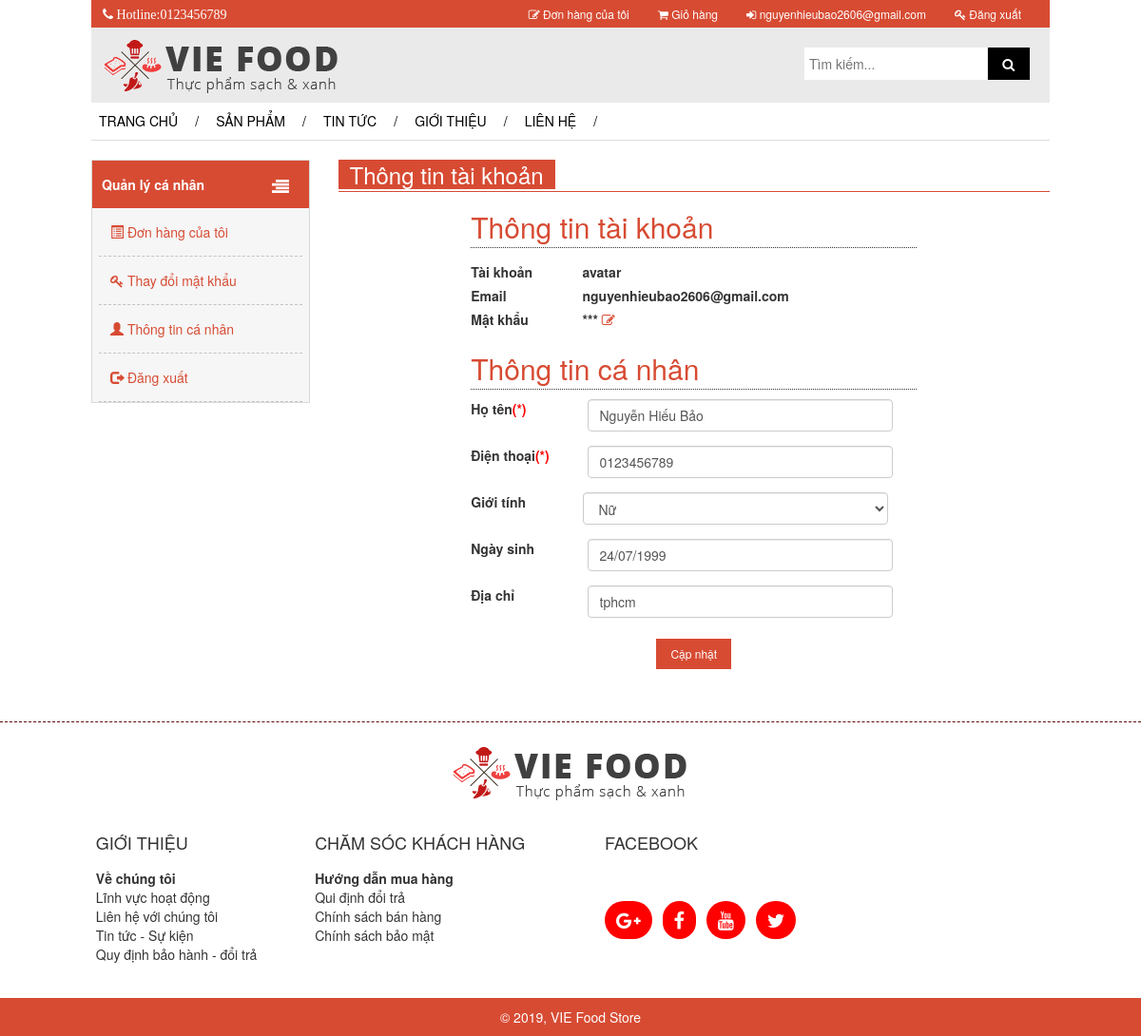
The page /thongtintaikhoan.php (signed in) on the database its author committed.
### tables this page shows
CREATE TABLE `khachhang` (
  `MaKh` int(100) NOT NULL,
  `HoTen` varchar(100) NOT NULL,
  `Email` varchar(100) NOT NULL,
  `TaiKhoan` varchar(100) NOT NULL,
  `MatKhau` varchar(100) NOT NULL,
  `DiaChi` varchar(1000) NOT NULL,
  `GioiTinh` varchar(100) NOT NULL,
  `NgaySinh` varchar(100) NOT NULL,
  `DienThoai` varchar(100) NOT NULL,
  `TrangThai` int(100) NOT NULL,
  `VaiTro` int(100) NOT NULL
);

### thongtintaikhoan.php (the view, shortened to what this page needs)
<?php
	if(isset($_SESSION['user']['uid']))
	{
		include("includes/header_user.php");
	}
	else
	{
		 header('Location:index.php');
	}
	require("includes/connect_db.php");
	$url=$_SESSION['user']['uid'];
	$query_item="SELECT hoten,diachi,gioitinh,ngaysinh,dienthoai,vaitro,taikhoan,email FROM khachhang WHERE makh=".$url;
	$result_item=mysqli_query($dbc,$query_item);check_errors($result_item,$query_item);
	list($hoten,$diachi,$gioitinh,$ngaysinh,$dienthoai,$vaitro,$taikhoan,$email)=mysqli_fetch_array($result_item,MYSQLI_NUM);
?>
<div id="contain" style="margin-top: 2%;">
			<div class="row">
				<div class="col-md-3"  style="margin-bottom: 4%;">
					<?php
						include('includes/selection_user.php');
					?>
				</div>
				<div class="col-md-9">
					<div style="background-color:#d74b33;float: left;color: white;">
						<h1 style="font-size: 24px; font-weight: normal; padding: 0 12px; text-align: left; margin: 0!important;line-height: 31px">
						    Thông tin tài khoản
					    </h1>
					</div>
					<div style="border-bottom:solid 1px #d74b33;clear: both;padding-top: 0.2%;"></div>
					<div id="form" class="col-md-8 col-md-offset-2 col-xs-12 col-sm-12 col-xs-offset-0 col-sm-offset-0">
						<form method="post" accept-charset="utf-8">
							<h2>
								Thông tin tài khoản
							</h2>
							<div>
								<div class="form-group">
									<label class="col-sm-3 control-label">Tài khoản</label>
									<div class="col-sm-9">
										<label class="control-label ng-binding"><?php echo $taikhoan?></label>
									</div>
								</div>
								<div class="form-group">
									<label class="col-sm-3 control-label">Email</label>
									<div class="col-sm-9">
										<label class="control-label ng-binding"><?php echo $email?></label>
									</div>
								</div>
								<div class="form-group">
									<label class="col-sm-3 control-label">Mật khẩu</label>
									<div class="col-sm-9">
										<label class="control-label ng-binding">
											***
											<a href="thaydoimatkhau.php" style="color: #d74b33;">
												<i class="fa fa-edit"></i>
											</a>
										</label>
									</div>
								</div>
							</div>
				            <h2>
								Thông tin cá nhân
							</h2>
							<div class="form-group">
				                <label for="hoten" class="col-sm-3 control-label">Họ tên<span class="warning" style="color: red">(*)</span></label>
				                <div class="col-sm-9">
				                    <input type="text" class="form-control" name="hoten" id="hoten" value="<?php echo $hoten?>" />
				                </div>
				            </div>
							<div class="form-group">
				                <label for="dienthoai" class="col-sm-3 control-label">Điện thoại<span class="warning" style="color: red">(*)</span> </label>
				                <div class="col-sm-9">
				                    <input type="text" class="form-control" name="dienthoai" id="dienthoai" value="<?php echo $dienthoai?>" />
				                </div>
				            </div>
				            <div class="form-group">
				                <label class="col-sm-3 control-label">Giới tính </label>
				                <div class="col-sm-9">
				                	<select name="gioitinh" id="gioitinh" class="form-control" style="margin-bottom: 15px;">
				                		<?php
				                			if($gioitinh=='nam'){
				                		?>
				                				<option value="nam">Nam</option>
				                				<option value="nu">Nữ</option>
				                		<?php
				                			}else{
				                		?>
				                				<option value="nu">Nữ</option>
										<?php
				                			}
				                		 ?>
				                	</select>
				                </div>
				            </div>
				            <div class="form-group">
				                <label for="ngaysinh" class="col-sm-3 control-label">Ngày sinh </label>
				                <div class="col-sm-9">
				                    <input type="text" class="form-control" value="<?php echo $ngaysinh?>" name="ngaysinh" id="ngaysinh" placeholder="Ngày/Tháng/Năm" />
				                </div>
				            </div>
				            <div class="form-group">
				                <label for="diachi" class="col-sm-3 control-label">Địa chỉ </label>
				                <div class="col-sm-9">
				                    <input type="text" class="form-control" name="diachi" id="diachi" value="<?php echo $diachi?>" />
				                </div>
				            </div>
				            <div class="btn">
				            	<input type="button" name="update" value="Cập nhật" onclick="fromRegister();">
				            </div>
						</form>
					</div>
				</div>
			</div>
		</div>
<?php  include("includes/footer.php");?>

### CSS/mycss.css (style rules this page uses)
body { margin: 0; padding: 0; }
#form h2 { color: #d74b33; border-bottom: 1px dotted #333; padding-bottom: 5px; margin-bottom: 10px; }
.form-group { margin-right: -15px; margin-left: -15px; }
.form-group label { white-space: nowrap; }
.form-group input { margin-bottom: 15px; margin-left: 5px; }
.btn { width: 100%; text-align: center; }
.btn input { background-color: #d74b33; border:none; font-size: 12px; text-align: center; padding-left: 15px; padding-right: 15px; line-height: 30px; color: white; }
a { white-space: nowrap; }
.form-group { width: 100%; }

### rows shown on the page
khachhang: TaiKhoan "avatar", Email "nguyenhieubao2606@gmail.com", hoten "Nguyễn Hiếu Bảo", dienthoai "0123456789", gioitinh "Nữ", ngaysinh "24/07/1999", diachi "tphcm"

### other values the page prints
$_SESSION['user']['email'] "nguyenhieubao2606@gmail.com"
